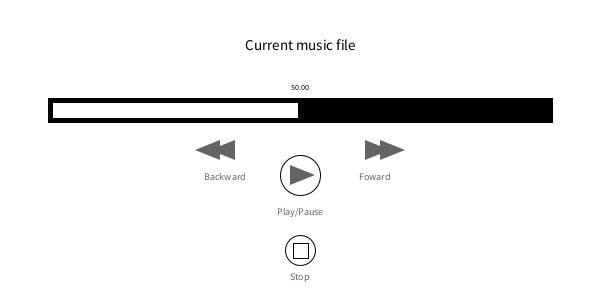
Frame 1 (no input)
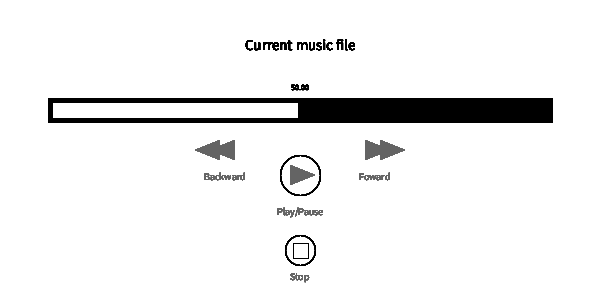
Frame 60 (the mouse pressed at the canvas centre just before this capture)
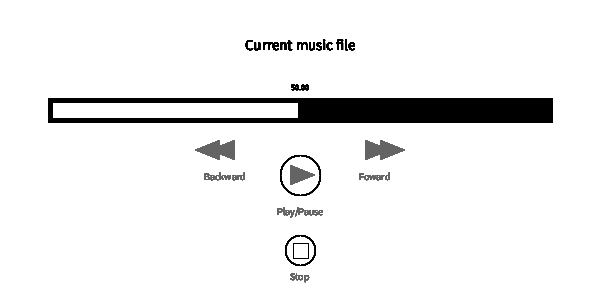
Frame 120 (the mouse held since frame 60 and released just before this capture)

The Processing sketch that drew these frames (run headless with seeded random() and noise(); from frame 60 on, the mouse is pressed at the canvas centre):

// Processing sketch: processing_175831
// ── processing_175831.pde

class Slider {
  String name;
  int x, y;
  int w, h;
  float min, max;
  float pos;
  color baseCol;
  color highlightCol;
 
  float pos() {
    return pos;
  } 
  
  Slider(String name, int x, int y, int w, int h, float min, float max, color baseCol, color highlightCol) {
    this.name=name;
    this.x=x;
    this.y=y;
    this.w=w;
    this.h=h;
    this.min=min;
    this.max=max;
    this.baseCol=baseCol;
    this.highlightCol=highlightCol;
    pos = (min + max) / 2; 
  }
  
  void slide() {
    if((mouseX >= x)&&(mouseX <= x+w)&&(mouseY >= y)&&(mouseY <= y+h))
      pos = map(mouseX, x, x+w, min, max);
    }
    
  void display() {
    fill(baseCol);
    strokeWeight(5);
    stroke(0);
    rect(x,y,w,h);
    fill(highlightCol);
    rect(x,y,map(pos,min,max,0,w),h);
    textSize(15);
    fill(0);
    textAlign(CENTER);
    text(name,width/2,50);
    textSize(8);
    text(nf(pos,0,2),map(pos,min,max,x,x+w),y-10);
    strokeWeight(1);
  }
}

class Button {
  String name;
  int x, y;
  int size;
  color baseCol;
  color overCol;
  color pressCol;
  boolean over = false;
  boolean pressed = false;
  
  boolean isPressed() {
    return pressed; 
  }
  
  Button(String name,int x,int y, int size,color baseCol,color overCol,color pressCol) {
    this.name=name;
    this.x=x;
    this.y=y;
    this.size=size;
    this.baseCol=baseCol;
    this.overCol=overCol;
    this.pressCol=pressCol;
  }
  
  void over() {
    if((mouseX>=x-size)&&(mouseX<=x+size)&&(mouseY>=y-size)&&(mouseY<=y+size))
      over = true;
    else
      over = false; 
  }
  
  void pressed() {
    if(over)  pressed = true;
  }
  
  void release() {
    pressed = false;
  }
  
  void displaystop() {
    if(pressed) fill(pressCol);
    else if(over) fill(overCol);
    else fill(baseCol);
    stroke(0);
    noFill();
    ellipse(x,y,size,size);
    rect(x-size/4,y-size/4,size/2,size/2);
    textSize(10);
    text(name,x,y+size);
  }
    
  void displaypp() {
    if(pressed) fill(pressCol);
    else if(over) fill(overCol);
    else fill(baseCol);
    noStroke();
    triangle(x-size/4,y-size/4,x-size/4,y+size/4,x+size/4+5,y);
    stroke(0);
    noFill();
    ellipse(x,y,size,size);  
    textSize(10);
    text(name,x,y+size);
  }
  
  void displayf() {
    if(pressed) fill(pressCol);
    else if(over) fill(overCol);
    else fill(baseCol);
    noStroke();
    triangle(x-size/3,y-size/3,x-size/3,y+size/3,x+size/3+5,y);
    triangle(x-size/3+15,y-size/3,x-size/3+15,y+size/3,x+size/3+20,y);
    textSize(10);
    text(name,x,y+size);
  }
  
  void displayb() {
    if(pressed) fill(pressCol);
    else if(over) fill(overCol);
    else fill(baseCol);
    noStroke();
    triangle(x+size/3,y-size/3,x+size/3,y+size/3,x-size/3-5,y);
    triangle(x+size/3-15,y-size/3,x+size/3-15,y+size/3,x-size/3-20,y);
    textSize(10);
    text(name,x,y+size);
  }
}

Slider bar;
Button pp, f, b, stop;

void setup() {
  background(255);
  size(600,300);
  bar = new Slider("Current music file", 50, 100, 500, 20,0,100,color(0),color(255));
  pp = new Button("Play/Pause",width/2,175,40,color(100),color(150),color(225));
  f = new Button("Foward",width/2+75,150,30,color(100),color(150),color(225));
  b = new Button("Backward",width/2-75,150,30,color(100),color(150),color(225));
  stop = new Button("Stop",width/2,250,30,color(100),color(150),color(225)); 
}

void draw() {
  bar.display();
  pp.displaypp();
  f.displayf();
  b.displayb();
  stop.displaystop();
}

void mouseDragged() {
 bar.slide(); 
}

void mousePressed() {
  f.pressed();
  b.pressed();
  pp.pressed();
  stop.pressed();
}

void mouseReleased() {
  f.release();
  b.release();
  pp.release();
  stop.release();
}

void mouseMoved() {
  f.over();
  b.over();
  pp.over();
  stop.over(); 
}
